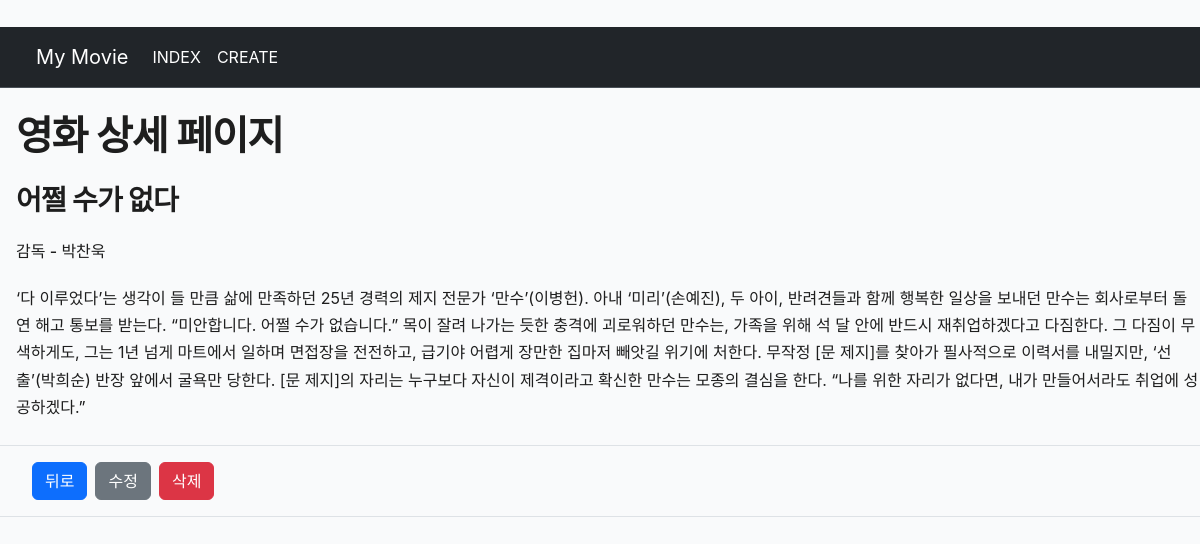
Screenshot of /movies/11/ with the database file from the repository.
### movies/models.py (models this page shows)
class Movie(models.Model):
    title = models.TextField()
    story = models.TextField()
    director = models.TextField()

### movies/views.py (the view)
# urls.py: path("<int:id>/", views.detail, name="detail"),
def detail(request, id):
    movie = get_object_or_404(Movie, id=id)
    context = {
        'movie': movie,
    }
    return render(request, "movies/detail.html", context)

### movies/templates/movies/detail.html (shortened to what this page needs)
﻿{% extends "base.html" %}
{% block content %}
    <h1 class='my-4 ms-3'>영화 상세 페이지</h1>
    <h3 class='my-4 ms-3'>{{ movie.title }}</h3>
    <h6 class='my-4 ms-3'>감독 - {{ movie.director }}</h6>
    <p class='my-4 ms-3'>{{ movie.story }}</p>
    <div class='border-top border-bottom'>
    <div class="d-flex gap-2 ms-3 mb-3 mt-3">
        <a href="{% url 'movies:index' %}" class="ms-3 my-0">
          <button class="btn btn-primary">뒤로</button>
        </a>
        <a href="{% url 'movies:update' movie.id %}" class='my-0'>
            <button class="btn btn-secondary">수정</button>
        </a>
        <form action="{% url 'movies:delete' movie.id %}" method="POST" class='my-0'>
            <button class="btn btn-danger">삭제</button>
        </form>
    </div>
    </div>
{% endblock content %}

### layout/base.html (style rules this page uses)
body { font-family: 'Pretendard', -apple-system, BlinkMacSystemFont, system-ui, Roboto, 'Helvetica Neue', sans-serif; color: #1e1e1e; background-color: #f9fafb; line-height: 1.7; }
h1, h2, h3, .card-title { font-weight: 600; letter-spacing: -0.03em; }

### rows the page displays
Movie: title "어쩔 수가 없다", director "박찬욱", story "‘다 이루었다’는 생각이 들 만큼 삶에 만족하던 25년 경력의 제지 전문가 ‘만수’(이병헌). 아내 ‘미리’(손예진), 두 아이, 반려견들과 함께 행복한 일상을 보내던 만수는 회사로부터 돌연 해고 통보를 받는다. “미안합니다. 어쩔 수가 없습니다.” 목이 잘려 나가는 듯한 충격에 괴로워하던 만수는, 가족을 위해 석 달 안에 반드시 재취업하겠다고 다짐한다. 그 다짐이 무색하게도, 그는 1년 넘게 마트에서 일하며 면접장을 전전하고, 급기야 어렵게 장만한 집마저 빼앗길 위기에 처한다. 무작정 [문 제지]를 찾아가 필사적으로 이력서를 내밀지만, ‘선출’(박희순) 반장 앞에서 굴욕만 당한다. [문 제지]의 자리는 누구보다 자신이 제격이라고 확신한 만수는 모종의 결심을 한다. “나를 위한 자리가 없다면, 내가 만들어서라도 취업에 성공하겠다.”"
